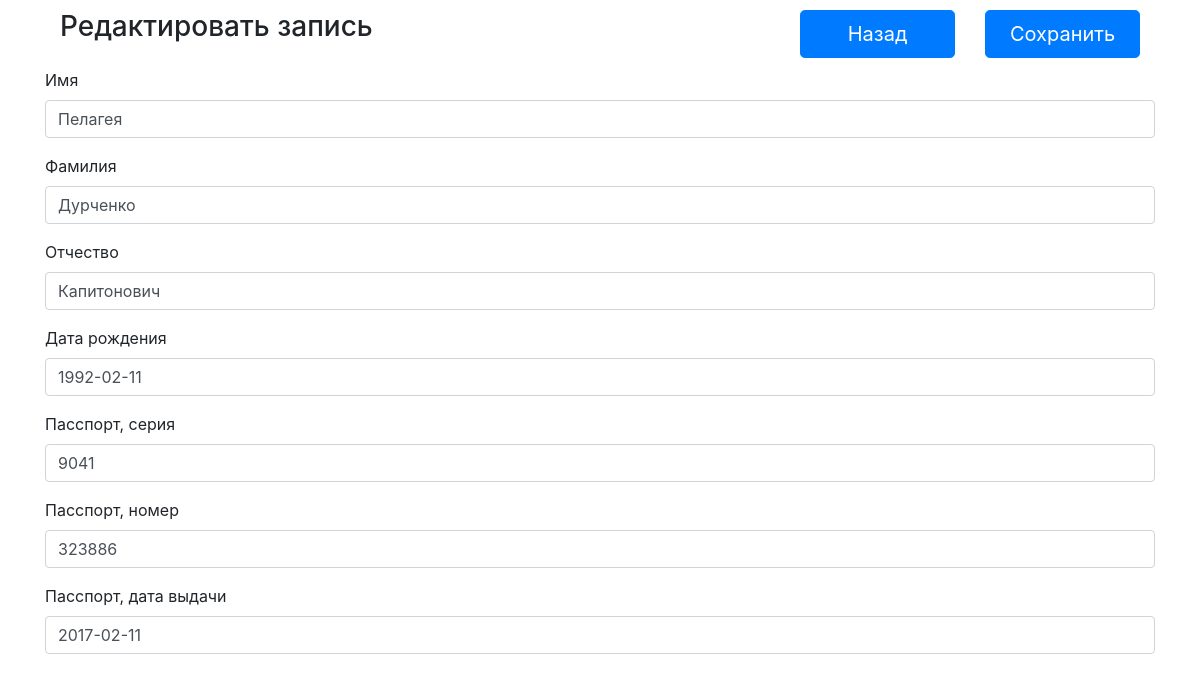
The app's page /edit.php?iClientID=2 with its own data.
### tables this page shows
CREATE TABLE `Clients` (
	`iClientID` INT(6) UNSIGNED AUTO_INCREMENT,
	`sFirstName` VARCHAR(255) NOT NULL,
	`sLastName` VARCHAR(255) NOT NULL,
	`sFatherName` VARCHAR(255) NOT NULL,
	`dBirthDate` DATE NOT NULL,
	`iPassportSerial` INT(4) UNSIGNED NOT NULL,
	`iPassportNumber` INT(6) UNSIGNED NOT NULL,
	`dPassportDate` DATE NOT NULL,
	PRIMARY KEY (`iClientID`),
	INDEX `ClientIndex` (`sFirstName`, `sLastName`, `sFatherName`, `iPassportSerial`, `iPassportNumber`)
);

### ClientsRecord.class.php (called while the page is built, shortened)
<?php
include_once("Database.class.php");
class ClientsRecord
{
	private $_aRecord;
	public function __get($sName)
	{
		return $this->_aRecord[$sName];
	}
	public function fnFind($iID)
	{
		$iID = intval($iID);
		$oQueryHandler =  Database::fnHandler()->query("SELECT * FROM Clients WHERE iClientID = $iID LIMIT 1");
		$this->_aRecord = $oQueryHandler->fetch(PDO::FETCH_ASSOC);
	}
}

### Database.class.php (called while the page is built, shortened)
<?php
class Database
{
	private static $_oInstance;
	public static function getInstance()
	{
		if (!self::$_oInstance)
			self::$_oInstance = new self();
		return self::$_oInstance;
	}
	public function __construct() {
		$this->_oDBHandler = new PDO(
			'mysql:host=localhost;dbname=Application',
			$_ENV['DB_USER'],
			$_ENV['DB_PASSWORD']
		);
	}
	public static function fnHandler()
	{
		return self::getInstance()->_oDBHandler;
	}
}

### edit.php (the view, shortened to what this page needs)
<?php
include("ClientsRecord.class.php");
$oClientsRecord = ClientsRecord::getInstance();
$aErrors = [];
if (isset($_REQUEST['iClientID'])) {
	$sTitle = 'Редактировать запись';
	$oClientsRecord->fnFind($_REQUEST['iClientID']);
} else {
	$sTitle = 'Создать запись';
}
?>
<!DOCTYPE html>
<html>
<head>
	<link rel="stylesheet" type="text/css" href="bootstrap.min.css">
</head>
<body>
	<div class="container">
		<form method="POST">
			<div class="row" style="margin:10px 0px 10px 0px">
				<div class="col-md-8 order-md-1">
					<h3><?php echo $sTitle ?></h3>
				</div>
				<div class="col-md-2 order-md-2">
					<a href="index.php" class="btn btn-primary btn-lg btn-block">Назад</a>
				</div>
				<div class="col-md-2 order-md-3">
					<input type="submit" class="btn btn-primary btn-lg btn-block" name="save" value="Сохранить">
				</div>
			</div>
			<?php foreach (ClientsRecord::$aFormFields as $aField): ?>
			<div class="form-group">
				<label for="<?php echo $aField["name"] ?>"><?php echo $aField["label"] ?></label>
				<input
					type="text"
					class="form-control <?php if (isset($aErrors[$aField["name"]])): ?>is-invalid<?php endif ?>"
					id="<?php echo $aField["name"] ?>"
					name="<?php echo $aField["name"] ?>"
					value="<?php echo $oClientsRecord->{$aField["name"]} ?>"
				>
			</div>
			<?php endforeach ?>
		</form>
	</div>
</body>
</html>

### records on screen
clients: sFirstName "Пелагея", sLastName "Дурченко", sFatherName "Капитонович", dBirthDate "1992-02-11", iPassportSerial "9041", iPassportNumber "323886", dPassportDate "2017-02-11"

### other values on screen
$sTitle "Редактировать запись"
$aField["label"] "Имя"
$aField["label"] "Фамилия"
$aField["label"] "Отчество"
$aField["label"] "Дата рождения"
$aField["label"] "Пасспорт, серия"
$aField["label"] "Пасспорт, номер"
$aField["label"] "Пасспорт, дата выдачи"
